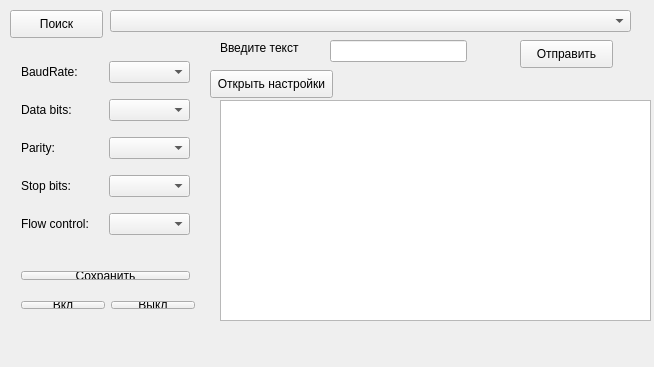
<?xml version="1.0" encoding="UTF-8"?>
<ui version="4.0">
 <class>MainWindow</class>
 <widget class="QMainWindow" name="MainWindow">
  <property name="geometry">
   <rect>
    <x>0</x>
    <y>0</y>
    <width>654</width>
    <height>367</height>
   </rect>
  </property>
  <property name="sizePolicy">
   <sizepolicy hsizetype="Fixed" vsizetype="Fixed">
    <horstretch>0</horstretch>
    <verstretch>0</verstretch>
   </sizepolicy>
  </property>
  <property name="windowTitle">
   <string>Shag_Drive</string>
  </property>
  <widget class="QWidget" name="centralWidget">
   <widget class="QWidget" name="gridLayoutWidget">
    <property name="geometry">
     <rect>
      <x>10</x>
      <y>40</y>
      <width>191</width>
      <height>221</height>
     </rect>
    </property>
    <layout class="QGridLayout" name="gridLayout">
     <item row="0" column="0">
      <widget class="QLabel" name="lBR">
       <property name="text">
        <string>BaudRate:</string>
       </property>
      </widget>
     </item>
     <item row="3" column="1">
      <widget class="QComboBox" name="StopBitsBox">
       <property name="enabled">
        <bool>true</bool>
       </property>
      </widget>
     </item>
     <item row="2" column="1">
      <widget class="QComboBox" name="ParityBox">
       <property name="enabled">
        <bool>true</bool>
       </property>
      </widget>
     </item>
     <item row="1" column="1">
      <widget class="QComboBox" name="DataBitsBox">
       <property name="enabled">
        <bool>true</bool>
       </property>
      </widget>
     </item>
     <item row="0" column="1">
      <widget class="QComboBox" name="BaudRateBox">
       <property name="enabled">
        <bool>true</bool>
       </property>
      </widget>
     </item>
     <item row="4" column="1">
      <widget class="QComboBox" name="FlowControlBox">
       <property name="enabled">
        <bool>true</bool>
       </property>
      </widget>
     </item>
     <item row="1" column="0">
      <widget class="QLabel" name="lDB">
       <property name="text">
        <string>Data bits:</string>
       </property>
      </widget>
     </item>
     <item row="2" column="0">
      <widget class="QLabel" name="lP">
       <property name="text">
        <string>Parity:</string>
       </property>
      </widget>
     </item>
     <item row="3" column="0">
      <widget class="QLabel" name="lSB">
       <property name="text">
        <string>Stop bits:</string>
       </property>
      </widget>
     </item>
     <item row="4" column="0">
      <widget class="QLabel" name="lFC">
       <property name="text">
        <string>Flow control:</string>
       </property>
      </widget>
     </item>
    </layout>
   </widget>
   <widget class="QWidget" name="verticalLayoutWidget_2">
    <property name="geometry">
     <rect>
      <x>10</x>
      <y>290</y>
      <width>196</width>
      <height>30</height>
     </rect>
    </property>
    <layout class="QHBoxLayout" name="horizontalLayout_3">
     <item>
      <widget class="QPushButton" name="BtnConnect">
       <property name="enabled">
        <bool>true</bool>
       </property>
       <property name="text">
        <string>Вкл</string>
       </property>
      </widget>
     </item>
     <item>
      <widget class="QPushButton" name="BtnDisconect">
       <property name="enabled">
        <bool>true</bool>
       </property>
       <property name="text">
        <string>Выкл</string>
       </property>
      </widget>
     </item>
    </layout>
   </widget>
   <widget class="QPlainTextEdit" name="consol">
    <property name="enabled">
     <bool>true</bool>
    </property>
    <property name="geometry">
     <rect>
      <x>220</x>
      <y>100</y>
      <width>431</width>
      <height>221</height>
     </rect>
    </property>
    <property name="readOnly">
     <bool>true</bool>
    </property>
   </widget>
   <widget class="QWidget" name="verticalLayoutWidget_4">
    <property name="geometry">
     <rect>
      <x>10</x>
      <y>260</y>
      <width>191</width>
      <height>31</height>
     </rect>
    </property>
    <layout class="QVBoxLayout" name="verticalLayout">
     <item>
      <widget class="QPushButton" name="BtnSave">
       <property name="text">
        <string>Сохранить</string>
       </property>
      </widget>
     </item>
    </layout>
   </widget>
   <widget class="QLabel" name="lEn">
    <property name="geometry">
     <rect>
      <x>220</x>
      <y>40</y>
      <width>91</width>
      <height>16</height>
     </rect>
    </property>
    <property name="text">
     <string>Введите текст</string>
    </property>
   </widget>
   <widget class="QLineEdit" name="cEnterText">
    <property name="geometry">
     <rect>
      <x>330</x>
      <y>40</y>
      <width>137</width>
      <height>22</height>
     </rect>
    </property>
   </widget>
   <widget class="QPushButton" name="cBtnSend">
    <property name="geometry">
     <rect>
      <x>520</x>
      <y>40</y>
      <width>93</width>
      <height>28</height>
     </rect>
    </property>
    <property name="text">
     <string>Отправить</string>
    </property>
   </widget>
   <widget class="QPushButton" name="Btn_Serch">
    <property name="geometry">
     <rect>
      <x>10</x>
      <y>10</y>
      <width>93</width>
      <height>28</height>
     </rect>
    </property>
    <property name="text">
     <string>Поиск</string>
    </property>
   </widget>
   <widget class="QComboBox" name="PortNameBox">
    <property name="geometry">
     <rect>
      <x>110</x>
      <y>10</y>
      <width>521</width>
      <height>22</height>
     </rect>
    </property>
   </widget>
   <widget class="QPushButton" name="BtnOption">
    <property name="geometry">
     <rect>
      <x>210</x>
      <y>70</y>
      <width>123</width>
      <height>28</height>
     </rect>
    </property>
    <property name="text">
     <string>Открыть настройки</string>
    </property>
   </widget>
  </widget>
 </widget>
 <layoutdefault spacing="6" margin="11"/>
 <resources/>
 <connections/>
</ui>
